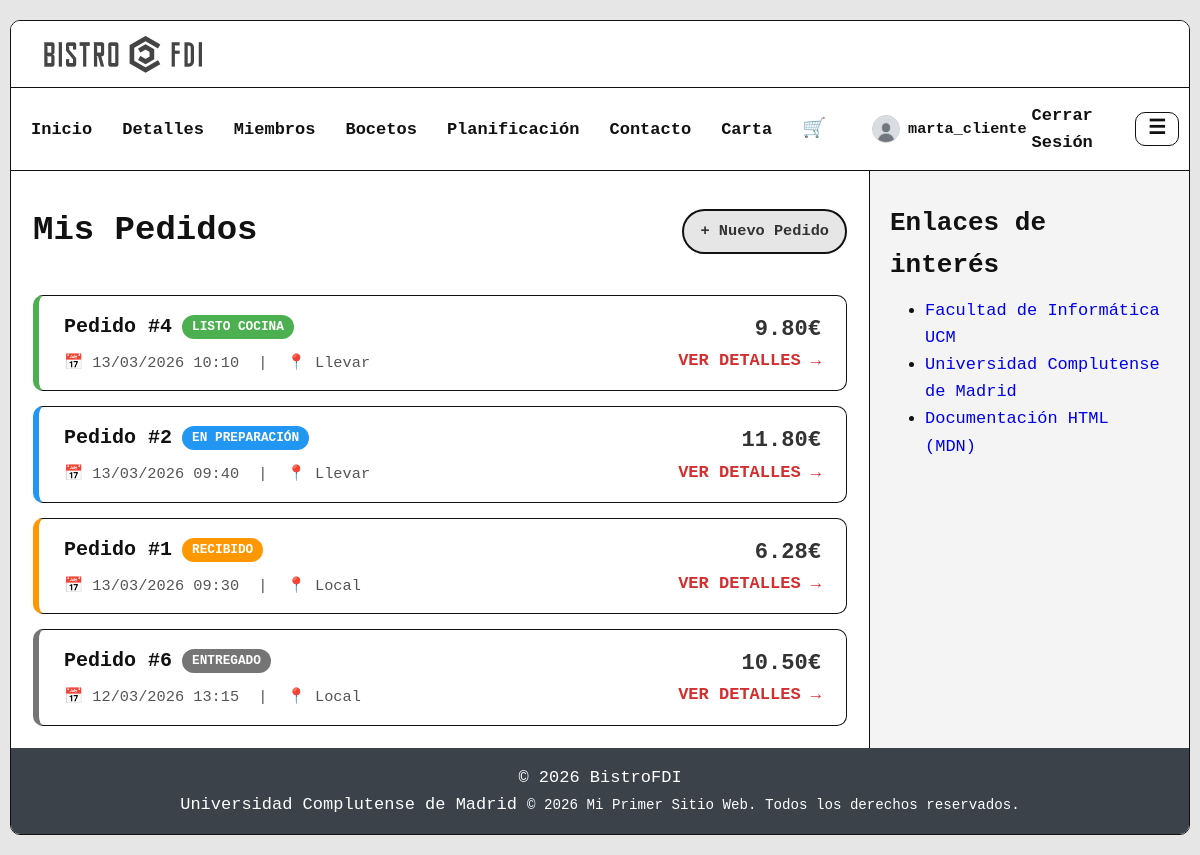
The app's page /includes/vistas/cliente/pedidos_listar_cliente.php (signed in) with its own data.
### tables this page shows
CREATE TABLE pedidos (
    id INT AUTO_INCREMENT PRIMARY KEY,
    numero_pedido INT NOT NULL,
    id_cliente INT,
    id_cocinero INT,

    id_oferta INT NULL,

    fecha_hora DATETIME DEFAULT CURRENT_TIMESTAMP,
    estado ENUM('nuevo', 'recibido', 'en preparación', 'cocinando', 'listo cocina', 'terminado', 'entregado') DEFAULT 'nuevo',
    tipo ENUM('local', 'llevar') NOT NULL,

    subtotal DECIMAL(10,2) NOT NULL DEFAULT 0.00,
    descuento DECIMAL(10,2) NOT NULL DEFAULT 0.00,

    total DECIMAL(10, 2) NOT NULL,

    FOREIGN KEY (id_cliente) REFERENCES usuarios(id),
    FOREIGN KEY (id_cocinero) REFERENCES usuarios(id),
    FOREIGN KEY (id_oferta) REFERENCES ofertas(id)
);

### includes/app/sa/PedidoSA.php (called while the page is built, shortened)
<?php
require_once RAIZ_APP . '/includes/app/dao/PedidoDAO.php';
class PedidoSA {
    private static function dao(): PedidoDAO {
        $conn = Aplicacion::getInstance()->getConexionBd();
        return new PedidoDAO($conn);
    }
    public static function listarPorCliente(int $idCliente): array {
        return self::dao()->findByCliente($idCliente);
    }
}

### includes/app/dao/PedidoDAO.php (called while the page is built, shortened)
<?php
require_once RAIZ_APP . '/includes/app/dto/PedidoDTO.php';
class PedidoDAO {
     public function findByCliente(int $idCliente): array{
        $sql = "SELECT id, numero_pedido, id_cliente, id_cocinero, id_oferta, fecha_hora, estado, tipo, subtotal, descuento, total
                FROM pedidos
                WHERE id_cliente = ?
                ORDER BY fecha_hora DESC";
        $stmt = $this->conn->prepare($sql);
        $stmt->bind_param('i', $idCliente);
        if (!$stmt->execute()) throw new RuntimeException("Error execute (findByCliente): " . $stmt->error);
        $rs = $stmt->get_result();
        $res = [];
        while ($row = $rs->fetch_assoc()) {
            $res[] = new PedidoDTO(
                (int)$row['id'],
                (int)$row['numero_pedido'],
                (int)$row['id_cliente'],
                (int)$row['id_cocinero'],
                (int)$row['id_oferta'] !== null ? (int)$row['id_oferta'] : null,
                (string)$row['fecha_hora'],
                (string)$row['estado'],
                (string)$row['tipo'],
                (float)$row['subtotal'],
                (float)$row['descuento'],
                (float)$row['total']
            );
        }
        return $res;
    }
}

### includes/app/dto/PedidoDTO.php (called while the page is built, shortened)
<?php
class PedidoDTO{
    public function getId(): ?int { return $this->id; }
    public function getNumeroPedido(): int { return $this->numeroPedido; }
    public function getFechaHora(): string { return $this->fechaHora; }
    public function getEstado(): string { return $this->estado; }
    public function getTipo(): string { return $this->tipo; }
    public function getTotal(): float { return $this->total; }
}

### includes/app/util/helper.php (called while the page is built, shortened)
<?php
if (!function_exists('h')) {
    function h(string $s): string {
        return htmlspecialchars($s, ENT_QUOTES | ENT_SUBSTITUTE, 'UTF-8');
    }
}

### includes/vistas/cliente/pedidos_listar_cliente.php (the view, shortened to what this page needs)
<?php
require_once RAIZ_APP . '/includes/app/sa/PedidoSA.php';
$idCliente = (int)($_SESSION['usuario_id'] ?? 0);
try {
    $listaPedidos = PedidoSA::listarPorCliente($idCliente);
} catch (Exception $e) {
    $errorCarga = $e->getMessage();
    $listaPedidos = [];
}
?>
<section class="ger-wrap">
    <div class="page-head page-head-compact">
        <h1>Mis Pedidos</h1>
        <a href="<?= RUTA_VISTAS ?>/usuarios/categorias_listar.php" class="btn btn-light">+ Nuevo Pedido</a>
    </div>
    <?php if (isset($errorCarga)): ?>
        <div class="card card-lift pedidos-error-card">
            Error al cargar tus pedidos: <?= h($errorCarga) ?>
        </div>
    <?php else: ?>
        <div class="pedidos-stack">
            <?php foreach ($listaPedidos as $pedido):
                $estado = $pedido->getEstado();
                $cardClass = match($estado) {
                    'nuevo', 'recibido' => 'pedido-list-card pedido-list-card--recibido',
                    'en preparación', 'cocinando' => 'pedido-list-card pedido-list-card--preparacion',
                    'listo cocina' => 'pedido-list-card pedido-list-card--listo',
                    'terminado', 'entregado' => 'pedido-list-card pedido-list-card--finalizado',
                    default => 'pedido-list-card'
                };
                $pillClass = match($estado) {
                    'nuevo', 'recibido' => 'pedido-status-pill pedido-status-pill--recibido',
                    'en preparación', 'cocinando' => 'pedido-status-pill pedido-status-pill--preparacion',
                    'listo cocina' => 'pedido-status-pill pedido-status-pill--listo',
                    'terminado', 'entregado' => 'pedido-status-pill pedido-status-pill--finalizado',
                    default => 'pedido-status-pill pedido-status-pill--finalizado'
                };
            ?>
                <div class="card card-lift <?= $cardClass ?>">
                    <div class="pedido-list-main">
                        <div class="pedido-list-top">
                            <h3 class="title-reset">Pedido #<?= $pedido->getNumeroPedido() ?></h3>
                            <span class="<?= $pillClass ?>">
                                <?= h($estado) ?>
                            </span>
                        </div>
                        <p class="pedido-list-meta muted-small text-muted-2">
                            📅 <?= date('d/m/Y H:i', strtotime($pedido->getFechaHora())) ?>
                            <span class="pedido-list-sep">|</span>
                            📍 <?= ucfirst($pedido->getTipo()) ?>
                        </p>
                    </div>
                    <div class="pedido-list-side">
                        <div class="text-xl text-dark mb-0">
                            <strong><?= number_format($pedido->getTotal(), 2) ?>€</strong>
                        </div>
                        <a href="pedido_detalle.php?id=<?= $pedido->getId() ?>" class="btn-link">
                            VER DETALLES →
                        </a>
                    </div>
                </div>
            <?php endforeach; ?>
        </div>
    <?php endif; ?>
</section>
<?php
require RAIZ_APP . '/includes/vistas/common/plantilla.php';

### css/estilo.css (style rules this page uses)
* { box-sizing: border-box; margin: 0; padding: 0; }
html, body { min-height: 100%; height: auto; }
body { background: #E6E6E6; color: #111; font-family: ui-monospace, SFMono-Regular, Menlo, Monaco, Consolas, "Liberation Mono", "Courier New", monospace; font-size: 17px; line-height: 1.6; overflow: auto; }
a { text-decoration: none; }
h1 { margin: 10px 0 12px; font-size: 34px; }
h3 { margin: 12px 0 8px; font-size: 20px; }
.card { padding: 16px; background: #fff; border: 1px solid #111; border-radius: 10px; }
.title-reset, .product-title, .product-name, .cart-item-title { margin: 0; }
.btn, button, input[type="button"], input[type="submit"], input[type="reset"] { display: inline-flex; align-items: center; justify-content: center; padding: 8px 16px; border: 2px solid #222; border-radius: 999px; background: #3f444b; color: #fff; font: inherit; font-size: 15px; font-weight: 700; cursor: pointer; text-decoration: none; transition: background 0.15s ease; }
a.btn { color: #fff; }
.btn-light { background: #e6e6e6; border-color: #111; color: #333; }
a.btn-light { color: #333; }
.ger-wrap { width: 100%; }
.page-head { display: flex; align-items: center; justify-content: space-between; gap: 12px; margin-bottom: 25px; }
.page-head-compact .btn, .page-head-compact button { font-size: 0.9em; }
.card-lift { transition: transform 0.2s, box-shadow 0.2s; }
.mb-0 { margin-bottom: 0; }
.text-dark { color: #333; }
.text-muted-2 { color: #555; }
.text-xl { font-size: 1.3em; }
.muted-small { font-size: 0.9em; }
.pedidos-stack > * + * { margin-top: 15px; }
.pedido-list-card { display: flex; align-items: center; justify-content: space-between; gap: 20px; padding: 15px 25px; border-left: 6px solid #333; }
.pedido-list-card--recibido { border-left-color: #ff9800; }
.pedido-list-card--preparacion { border-left-color: #2196f3; }
.pedido-list-card--listo { border-left-color: #4caf50; }
.pedido-list-card--finalizado { border-left-color: #757575; }
.pedido-list-main { flex: 1; }
.pedido-list-top { display: flex; align-items: center; gap: 10px; }
.pedido-status-pill { padding: 2px 10px; border-radius: 20px; color: #fff; font-size: 0.75em; font-weight: bold; text-transform: uppercase; }
.pedido-status-pill--recibido { background: #ff9800; }
.pedido-status-pill--preparacion { background: #2196f3; }
.pedido-status-pill--listo { background: #4caf50; }
.pedido-status-pill--finalizado { background: #757575; }
.pedido-list-meta { margin-top: 8px; }
.pedido-list-sep { margin: 0 10px; }
.pedido-list-side { min-width: 120px; text-align: right; }
.btn-link { color: #d32f2f; font-weight: bold; text-decoration: none; }
html { scroll-behavior: smooth; }

### records on screen
pedidos: numero_pedido "4", estado "LISTO COCINA", fecha_hora "13/03/2026 10:10", tipo "Llevar", total "9.80"
pedidos: numero_pedido "2", estado "EN PREPARACIÓN", fecha_hora "13/03/2026 09:40", tipo "Llevar", total "11.80"
pedidos: numero_pedido "1", estado "RECIBIDO", fecha_hora "13/03/2026 09:30", tipo "Local", total "6.28"
pedidos: numero_pedido "6", estado "ENTREGADO", fecha_hora "12/03/2026 13:15", tipo "Local", total "10.50"

### other values on screen
$nombreUsuarioEsc "marta_cliente"
